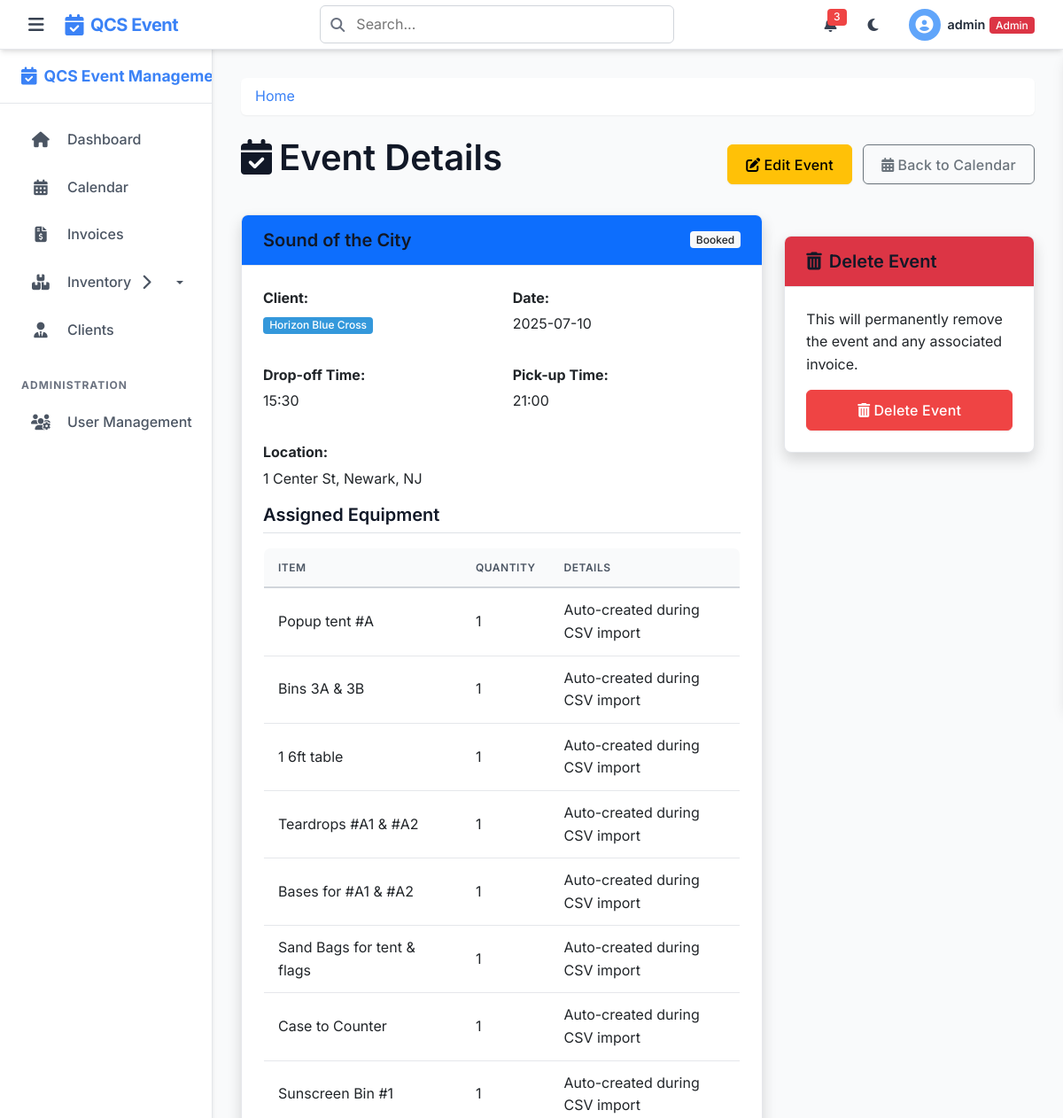
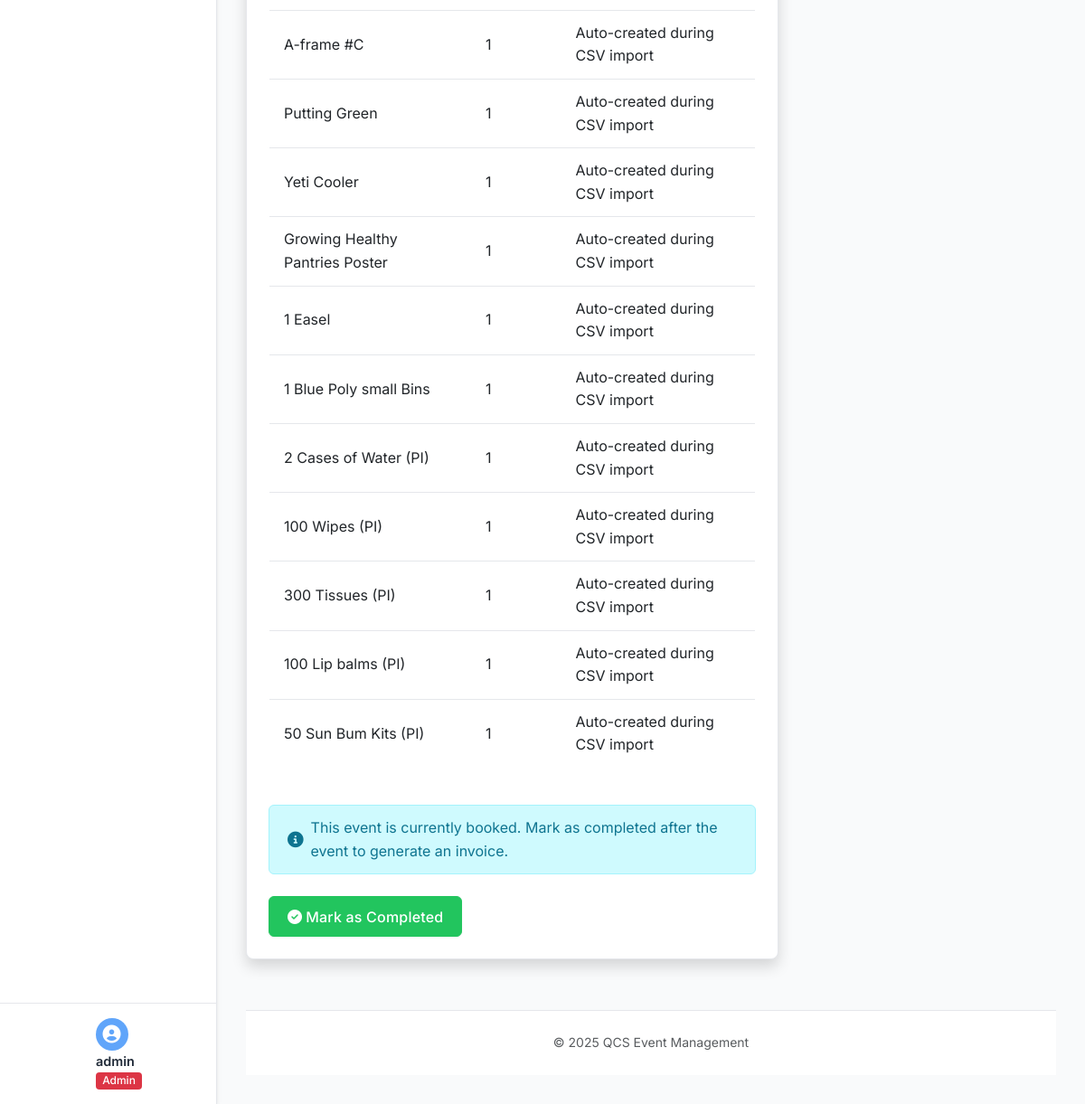
The page /events/12 (signed in) on the database its author committed (2 pictures, top to bottom).
### tables this page shows
CREATE TABLE events (
    event_id INTEGER PRIMARY KEY AUTOINCREMENT,
    event_name TEXT NOT NULL,
    client_id INTEGER,
    category_id INTEGER,
    template_id INTEGER,
    ics_uid TEXT UNIQUE,  -- Unique identifier for ICS events
    event_date TEXT,  -- Store as YYYY-MM-DD
    end_date TEXT,    -- For multi-day events
    drop_off_time TEXT,      -- Store as HH:MM:SS
    pickup_time TEXT,
    is_all_day INTEGER DEFAULT 0, -- 0 for false, 1 for true
    has_conflicts INTEGER DEFAULT 0, -- 0 for no conflicts, 1 for conflicts
    is_recurring INTEGER DEFAULT 0, -- 0 for one-time, 1 for recurring
    recurrence_pattern TEXT,     -- daily, weekly, monthly, yearly
    recurrence_end_date TEXT,    -- When recurring events should stop
    parent_event_id INTEGER,     -- For recurring events
    original_start_date TEXT,    -- For moved recurring instances
    manager TEXT,
    onsite_contact TEXT,
    onsite_contact_phone TEXT,
    event_location TEXT,
    location_id INTEGER,     -- Reference to locations table
    items_needed TEXT,       -- List of items needed, including kits.
    boxes_from_pi INTEGER,   -- Number of boxes to be picked up from Positive Impact.
    notes TEXT,              -- Additional Information.
    status TEXT DEFAULT 'booked' CHECK(status IN ('booked', 'confirmed', 'in_progress', 'completed', 'cancelled')),
    created_by INTEGER,
    created_at TEXT NOT NULL DEFAULT (datetime('now')),
    last_updated TEXT,
    last_updated_by INTEGER,
    FOREIGN KEY (client_id) REFERENCES clients(id),
    FOREIGN KEY (category_id) REFERENCES event_categories(id),
    FOREIGN KEY (template_id) REFERENCES event_templates(id),
    FOREIGN KEY (location_id) REFERENCES locations(id),
    FOREIGN KEY (parent_event_id) REFERENCES events(event_id),
    FOREIGN KEY (created_by) REFERENCES users(id),
    FOREIGN KEY (last_updated_by) REFERENCES users(id)
);

CREATE TABLE clients (
    id INTEGER PRIMARY KEY AUTOINCREMENT,
    name TEXT NOT NULL,
    color TEXT NOT NULL,
    contact_person TEXT,
    phone TEXT,
    email TEXT,
    address TEXT,
    city TEXT,
    state TEXT,
    zip TEXT,
    notes TEXT,
    preferences TEXT,
    created_at TEXT NOT NULL DEFAULT (datetime('now')),
    created_by INTEGER,
    FOREIGN KEY (created_by) REFERENCES users(id)
);

CREATE TABLE equipment_assignments (
    id INTEGER PRIMARY KEY AUTOINCREMENT,
    event_id INTEGER NOT NULL,
    equipment_id INTEGER NOT NULL,
    quantity INTEGER NOT NULL DEFAULT 1,
    assigned_by INTEGER,
    assigned_at TEXT NOT NULL DEFAULT (datetime('now')),
    returned INTEGER NOT NULL DEFAULT 0,
    returned_at TEXT,
    notes TEXT,
    FOREIGN KEY (event_id) REFERENCES events(event_id),
    FOREIGN KEY (equipment_id) REFERENCES equipment(id),
    FOREIGN KEY (assigned_by) REFERENCES users(id)
);

CREATE TABLE equipment (
    id INTEGER PRIMARY KEY AUTOINCREMENT,
    name TEXT NOT NULL,
    description TEXT,
    quantity INTEGER NOT NULL DEFAULT 1,
    status TEXT DEFAULT 'available' CHECK(status IN ('available', 'maintenance', 'retired')),
    created_by INTEGER,
    created_at TEXT NOT NULL DEFAULT (datetime('now')),
    FOREIGN KEY (created_by) REFERENCES users(id)
);

### blueprints/calendar_bp.py (the view)
@calendar_bp.route('/events/<int:event_id>')
@login_required
def view_event(event_id):
    db = get_db()
    event = db.execute(
        'SELECT e.*, c.name as client_name, c.color as client_color '
        'FROM events e JOIN clients c ON e.client_id = c.id '
        'WHERE e.event_id = ?',
        (event_id,)
    ).fetchone()
    if event is None:
        abort(404)
    invoice = db.execute('SELECT * FROM invoices WHERE event_id = ?', (event_id,)).fetchone()
    equipment_assignments = db.execute(
        '''SELECT ea.quantity, e.name, e.description
           FROM equipment_assignments ea
           JOIN equipment e ON ea.equipment_id = e.id
           WHERE ea.event_id = ?''',
        (event_id,)
    ).fetchall()
    return render_template('view_event.html', event=event, invoice=invoice,
                          equipment_assignments=equipment_assignments)

### app.py (called while the page is built)
@app.after_request
def add_security_headers(response):
    response.headers['X-Content-Type-Options'] = 'nosniff'
    response.headers['X-Frame-Options'] = 'DENY'
    response.headers['X-XSS-Protection'] = '1; mode=block'
    response.headers['Strict-Transport-Security'] = 'max-age=31536000; includeSubDomains'
    return response

### helpers.py (called while the page is built)
def get_db():
    if 'db' not in g:
        g.db = sqlite3.connect(
            current_app.config['DATABASE'],
            detect_types=sqlite3.PARSE_DECLTYPES
        )
        g.db.row_factory = sqlite3.Row
    return g.db

def login_required(f):
    @wraps(f)
    def decorated_function(*args, **kwargs):
        if 'user_id' not in session:
            if request.path.startswith('/api/') or request.is_json or request.headers.get('X-Requested-With') == 'XMLHttpRequest':
                return jsonify({'error': 'Authentication required'}), 401
            else:
                flash('Please log in first', 'warning')
                return redirect(url_for('login'))
        return f(*args, **kwargs)
    return decorated_function

### templates/view_event.html (shortened to what this page needs)
{% extends 'layout.html' %}
{% block content %}
<div class="d-flex justify-content-between align-items-center mb-4">
    <h1><i class="fas fa-calendar-check me-2"></i>Event Details</h1>
    <div>
        <a href="{{ url_for('calendar.edit_event', event_id=event.event_id) }}" class="btn btn-warning me-2">
            <i class="fas fa-edit me-1"></i>Edit Event
        </a>
        <a href="{{ url_for('calendar.calendar') }}" class="btn btn-outline-secondary">
            <i class="fas fa-calendar-alt me-1"></i>Back to Calendar
        </a>
    </div>
</div>
<div class="row mb-4">
    <div class="col-md-8">
        <div class="card shadow mb-4">
            <div class="card-header d-flex justify-content-between align-items-center
                {% if event.status == 'completed' %}bg-success text-white
                {% elif event.status == 'cancelled' %}bg-danger text-white
                {% else %}bg-primary text-white{% endif %}">
                <h5 class="mb-0">{{ event.event_name }}</h5>
                <span class="badge bg-light text-dark">
                    {{ event.status|capitalize }}
                </span>
            </div>
            <div class="card-body">
                <div class="row mb-3">
                    <div class="col-md-6">
                        <p class="mb-1"><strong>Client:</strong></p>
                        <span class="badge client-badge" data-color="{{ event.client_color }}">
                            {{ event.client_name }}
                        </span>
                    </div>
                    <div class="col-md-6">
                        <p class="mb-1"><strong>Date:</strong></p>
                        <p>{{ event.event_date }}</p>
                    </div>
                </div>
                <div class="row mb-3">
                    <div class="col-md-6">
                        <p class="mb-1"><strong>Drop-off Time:</strong></p>
                        <p>{% if event.drop_off_time %}{{ event.drop_off_time }}{% else %}Not specified{% endif %}</p>
                    </div>
                    <div class="col-md-6">
                        <p class="mb-1"><strong>Pick-up Time:</strong></p>
                        <p>{% if event.pickup_time %}{{ event.pickup_time }}{% else %}Not specified{% endif %}</p>
                    </div>
                </div>
            <div class="mb-3">
                <p class="mb-1"><strong>Location:</strong></p>
                <p>{% if event.event_location %}{{ event.event_location }}{% else %}Not specified{% endif %}</p>
            </div>
            <div class="mb-3">
                <h5 class="border-bottom pb-2 mb-3">Assigned Equipment</h5>
                <div class="table-responsive">
                    {% if equipment_assignments %}
                        <table class="table table-sm">
                            <thead>
                                <tr>
                                    <th>Item</th>
                                    <th>Quantity</th>
                                    <th>Details</th>
                                </tr>
                            </thead>
                            <tbody>
                                {% for item in equipment_assignments %}
                                <tr>
                                    <td>{{ item.name }}</td>
                                    <td>{{ item.quantity }}</td>
                                    <td>{% if item.description %}{{ item.description }}{% else %}-{% endif %}</td>
                                </tr>
                                {% endfor %}
                            </tbody>
                        </table>
                    {% else %}
                        <p class="text-muted">No equipment assigned to this event.</p>
                    {% endif %}
                </div>
            </div>
            {% if event.status == 'booked' %}
            <div class="alert alert-info">
                <i class="fas fa-info-circle me-2"></i>
                This event is currently booked. Mark as completed after the event to generate an invoice.
            </div>
            <a href="{{ url_for('calendar.edit_event', event_id=event.event_id) }}" class="btn btn-success">
                <i class="fas fa-check-circle me-1"></i>Mark as Completed
            </a>
            {% endif %}
            </div>
        </div>
    </div>
    <div class="col-md-4">
        <div class="card shadow mt-4">
            <div class="card-header bg-danger text-white">
                <h5 class="mb-0"><i class="fas fa-trash-alt me-2"></i>Delete Event</h5>
            </div>
            <div class="card-body">
                <p>This will permanently remove the event and any associated invoice.</p>
                <button class="btn btn-danger w-100 delete-event-btn" data-bs-toggle="modal" data-bs-target="#deleteConfirmModal">
                    <i class="fas fa-trash-alt me-1"></i>Delete Event
                </button>
            </div>
        </div>
    </div>
</div>
{% endblock %}

### rows shown on the page
events: event_name "Sound of the City", status "Booked", event_date "2025-07-10", drop_off_time "15:30", pickup_time "21:00", event_location "1 Center St, Newark, NJ"
clients: client_name "Horizon Blue Cross"
equipment_assignments: name "Popup tent #A", quantity "1", description "Auto-created during CSV import"
equipment_assignments: name "Bins 3A & 3B", quantity "1", description "Auto-created during CSV import"
equipment_assignments: name "1 6ft table", quantity "1", description "Auto-created during CSV import"
equipment_assignments: name "Teardrops #A1 & #A2", quantity "1", description "Auto-created during CSV import"
equipment_assignments: name "Bases for #A1 & #A2", quantity "1", description "Auto-created during CSV import"
equipment_assignments: name "Sand Bags for tent & flags", quantity "1", description "Auto-created during CSV import"
equipment_assignments: name "Case to Counter", quantity "1", description "Auto-created during CSV import"
equipment_assignments: name "Sunscreen Bin #1", quantity "1", description "Auto-created during CSV import"
equipment_assignments: name "A-frame #C", quantity "1", description "Auto-created during CSV import"
equipment_assignments: name "Putting Green", quantity "1", description "Auto-created during CSV import"
equipment_assignments: name "Yeti Cooler", quantity "1", description "Auto-created during CSV import"
equipment_assignments: name "Growing Healthy Pantries Poster", quantity "1", description "Auto-created during CSV import"
equipment_assignments: name "1 Easel", quantity "1", description "Auto-created during CSV import"
equipment_assignments: name "1 Blue Poly small Bins", quantity "1", description "Auto-created during CSV import"
equipment_assignments: name "2 Cases of Water (PI)", quantity "1", description "Auto-created during CSV import"
equipment_assignments: name "100 Wipes (PI)", quantity "1", description "Auto-created during CSV import"
equipment_assignments: name "300 Tissues (PI)", quantity "1", description "Auto-created during CSV import"
equipment_assignments: name "100 Lip balms (PI)", quantity "1", description "Auto-created during CSV import"
equipment_assignments: name "50 Sun Bum Kits (PI)", quantity "1", description "Auto-created during CSV import"

### other values the page prints
{{ session.username }} "admin"
